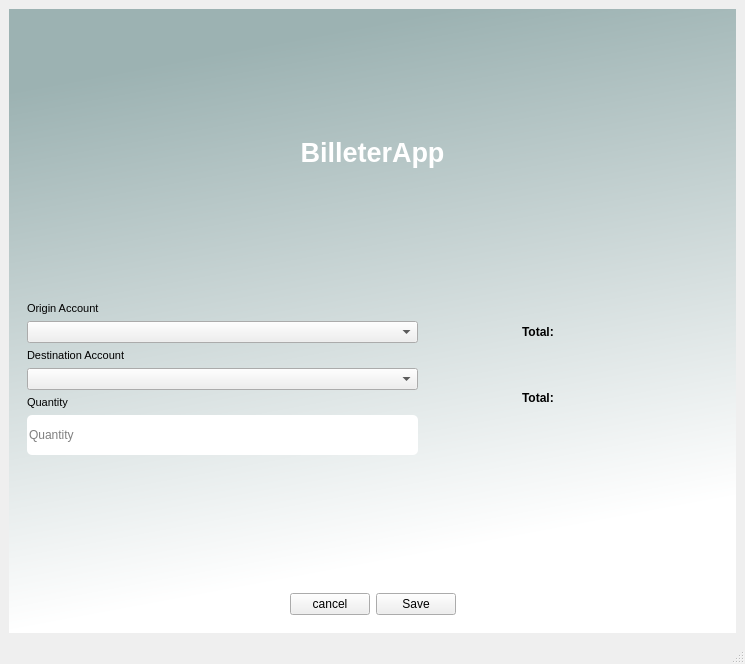
<?xml version="1.0" encoding="UTF-8"?>
<ui version="4.0">
 <class>MainWindow</class>
 <widget class="QMainWindow" name="MainWindow">
  <property name="geometry">
   <rect>
    <x>0</x>
    <y>0</y>
    <width>745</width>
    <height>664</height>
   </rect>
  </property>
  <property name="windowTitle">
   <string>MainWindow</string>
  </property>
  <property name="windowIcon">
   <iconset theme="file:///windows/AlmacenamientoProgramas/ignag/Igna/Python%20Scripts/Billetera/guicore/icon.svg&#13;&#10;">
    <normaloff>.</normaloff>.</iconset>
  </property>
  <widget class="QWidget" name="centralwidget">
   <layout class="QHBoxLayout" name="horizontalLayout_4">
    <item>
     <widget class="QWidget" name="widget" native="true">
      <property name="styleSheet">
       <string notr="true">QWidget#widget{
background-color:qlineargradient(spread:pad, x1:0, y1:0, x2:0.207, y2:0.954545, stop:0.132159 rgba(156, 178, 178, 255), stop:1 rgba(255, 255, 255, 255))}</string>
      </property>
      <layout class="QVBoxLayout" name="verticalLayout" stretch="7,7,0,1">
       <item>
        <widget class="QWidget" name="label_widget" native="true">
         <layout class="QHBoxLayout" name="horizontalLayout_6">
          <item>
           <widget class="QLabel" name="label">
            <property name="text">
             <string>&lt;html&gt;&lt;head/&gt;&lt;body&gt;&lt;p align=&quot;center&quot;&gt;&lt;span style=&quot; font-size:20pt; font-weight:600; color:#ffffff;&quot;&gt;BilleterApp&lt;/span&gt;&lt;/p&gt;&lt;/body&gt;&lt;/html&gt;</string>
            </property>
           </widget>
          </item>
         </layout>
        </widget>
       </item>
       <item>
        <widget class="QWidget" name="main_widget" native="true">
         <layout class="QHBoxLayout" name="horizontalLayout" stretch="4,1,2">
          <item>
           <layout class="QVBoxLayout" name="data_verticalLayout">
            <item>
             <widget class="QLabel" name="account_label_2">
              <property name="font">
               <font>
                <pointsize>8</pointsize>
               </font>
              </property>
              <property name="text">
               <string>Origin Account</string>
              </property>
             </widget>
            </item>
            <item>
             <widget class="QComboBox" name="accounts_origin_comboBox"/>
            </item>
            <item>
             <widget class="QLabel" name="account_label_3">
              <property name="font">
               <font>
                <pointsize>8</pointsize>
               </font>
              </property>
              <property name="text">
               <string>Destination Account</string>
              </property>
             </widget>
            </item>
            <item>
             <widget class="QComboBox" name="accounts_dest_comboBox"/>
            </item>
            <item>
             <widget class="QLabel" name="quantity_label">
              <property name="font">
               <font>
                <pointsize>8</pointsize>
               </font>
              </property>
              <property name="text">
               <string>Quantity</string>
              </property>
             </widget>
            </item>
            <item>
             <widget class="QLineEdit" name="quantity_line">
              <property name="minimumSize">
               <size>
                <width>0</width>
                <height>40</height>
               </size>
              </property>
              <property name="toolTip">
               <string/>
              </property>
              <property name="styleSheet">
               <string notr="true">background-color: rgb(255, 255, 255);
border-radius:5px;
</string>
              </property>
              <property name="text">
               <string/>
              </property>
              <property name="frame">
               <bool>false</bool>
              </property>
              <property name="placeholderText">
               <string>Quantity</string>
              </property>
             </widget>
            </item>
            <item>
             <widget class="QLabel" name="status_label">
              <property name="font">
               <font>
                <pointsize>7</pointsize>
                <italic>true</italic>
               </font>
              </property>
              <property name="text">
               <string/>
              </property>
             </widget>
            </item>
            <item>
             <spacer name="data_verticalSpacer">
              <property name="orientation">
               <enum>Qt::Vertical</enum>
              </property>
              <property name="sizeHint" stdset="0">
               <size>
                <width>20</width>
                <height>40</height>
               </size>
              </property>
             </spacer>
            </item>
           </layout>
          </item>
          <item>
           <spacer name="horizontalSpacer">
            <property name="orientation">
             <enum>Qt::Horizontal</enum>
            </property>
            <property name="sizeHint" stdset="0">
             <size>
              <width>40</width>
              <height>20</height>
             </size>
            </property>
           </spacer>
          </item>
          <item>
           <layout class="QVBoxLayout" name="acc_verticalLayout" stretch="0,0,0">
            <item>
             <widget class="QLabel" name="total_origin_label">
              <property name="minimumSize">
               <size>
                <width>0</width>
                <height>60</height>
               </size>
              </property>
              <property name="font">
               <font>
                <weight>75</weight>
                <bold>true</bold>
               </font>
              </property>
              <property name="text">
               <string>Total: </string>
              </property>
             </widget>
            </item>
            <item>
             <widget class="QLabel" name="total_dest_label">
              <property name="minimumSize">
               <size>
                <width>0</width>
                <height>60</height>
               </size>
              </property>
              <property name="font">
               <font>
                <weight>75</weight>
                <bold>true</bold>
               </font>
              </property>
              <property name="text">
               <string>Total: </string>
              </property>
             </widget>
            </item>
            <item>
             <spacer name="verticalSpacer_3">
              <property name="orientation">
               <enum>Qt::Vertical</enum>
              </property>
              <property name="sizeHint" stdset="0">
               <size>
                <width>20</width>
                <height>40</height>
               </size>
              </property>
             </spacer>
            </item>
           </layout>
          </item>
         </layout>
        </widget>
       </item>
       <item>
        <layout class="QHBoxLayout" name="horizontalLayout_2">
         <item>
          <widget class="QLabel" name="status_label_2">
           <property name="font">
            <font>
             <pointsize>7</pointsize>
             <italic>true</italic>
            </font>
           </property>
           <property name="text">
            <string/>
           </property>
          </widget>
         </item>
        </layout>
       </item>
       <item>
        <widget class="QWidget" name="sabe_button_widget" native="true">
         <layout class="QHBoxLayout" name="horizontalLayout_5">
          <item>
           <spacer name="save_horizontalSpacer_l">
            <property name="orientation">
             <enum>Qt::Horizontal</enum>
            </property>
            <property name="sizeHint" stdset="0">
             <size>
              <width>40</width>
              <height>20</height>
             </size>
            </property>
           </spacer>
          </item>
          <item>
           <widget class="QPushButton" name="cancel_button">
            <property name="text">
             <string>cancel</string>
            </property>
            <property name="autoDefault">
             <bool>true</bool>
            </property>
           </widget>
          </item>
          <item>
           <widget class="QPushButton" name="save_button">
            <property name="text">
             <string>Save</string>
            </property>
            <property name="autoDefault">
             <bool>true</bool>
            </property>
           </widget>
          </item>
          <item>
           <spacer name="save_horizontalSpacer_r">
            <property name="orientation">
             <enum>Qt::Horizontal</enum>
            </property>
            <property name="sizeHint" stdset="0">
             <size>
              <width>40</width>
              <height>20</height>
             </size>
            </property>
           </spacer>
          </item>
         </layout>
        </widget>
       </item>
      </layout>
     </widget>
    </item>
   </layout>
  </widget>
  <widget class="QMenuBar" name="menubar">
   <property name="geometry">
    <rect>
     <x>0</x>
     <y>0</y>
     <width>745</width>
     <height>26</height>
    </rect>
   </property>
  </widget>
  <widget class="QStatusBar" name="statusbar"/>
 </widget>
 <resources/>
 <connections/>
</ui>
